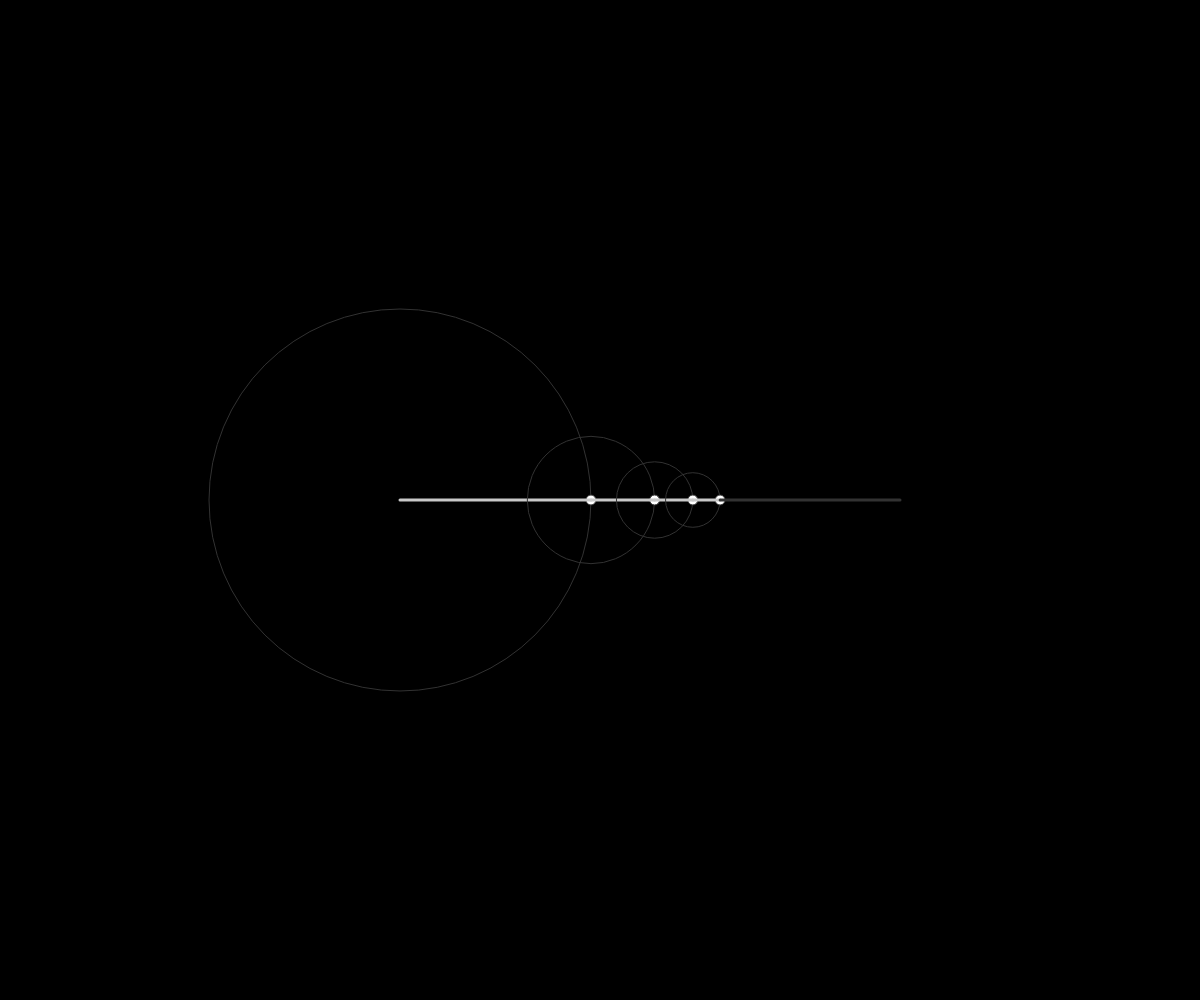
Frame 1 (no input)
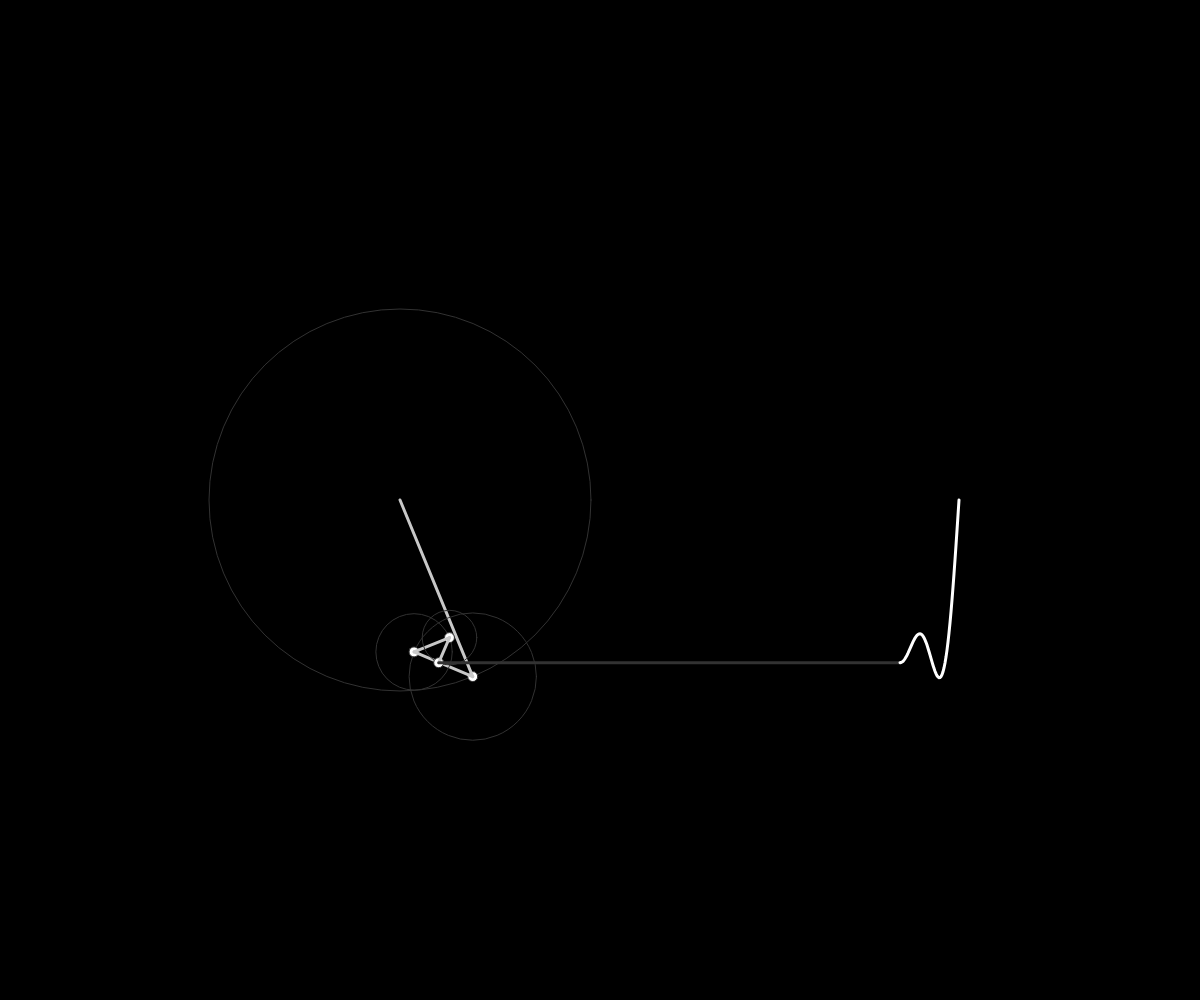
Frame 60 (no input)
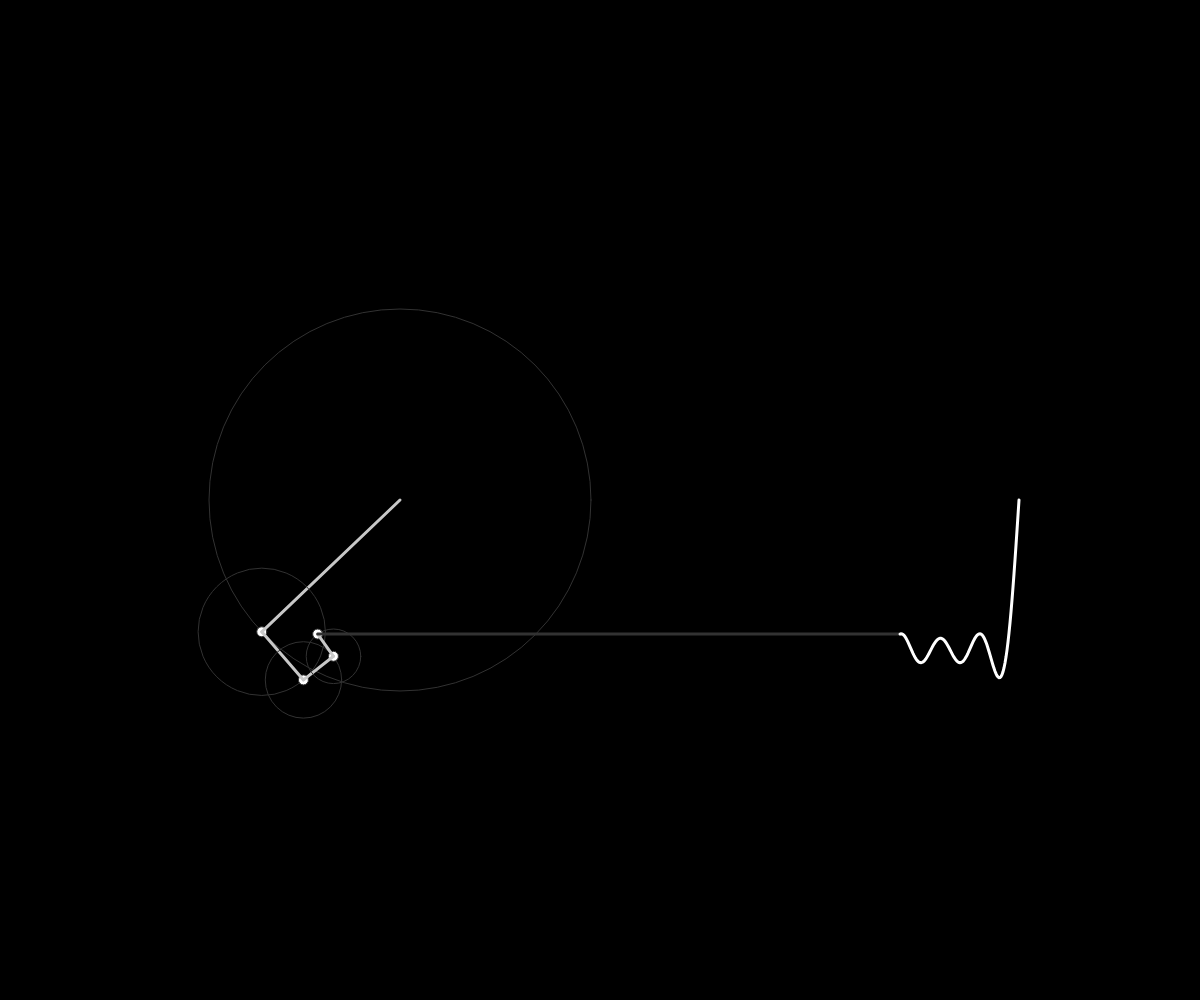
Frame 120 (the mouse pressed at the canvas centre since frame 60)

The p5.js sketch that drew these frames (run headless with seeded random() and noise() and a simulated clock; from frame 60 on, the mouse is pressed at the canvas centre):

// p5.js sketch
// ── sketch.js
/* Shifmann */
let time = 0;
let wave = [];
let path = [];

function setup() {
  createCanvas(window.innerWidth, window.innerHeight);
  frameRate(100);
}

function draw() {
  background(0);
  translate(400, window.innerHeight / 2);
  let x = 0;
  let y = 0;
  for (let i = 0; i < 4; i++) {
    let prevx = x;
    let prevy = y;
    let n = i * 2 + 1;
    let radius = 150 * (4 / (n * PI));
    x += radius * cos(n * time);
    y += radius * sin(n * time);
    strokeWeight(1);
    stroke(50);
    noFill();
    ellipse(prevx, prevy, radius * 2);
    fill(255);
    ellipse(x, y, 10);
    stroke(200);
    strokeWeight(3);
    line(prevx, prevy, x, y);
  }
  wave.unshift(y);
  translate(500, 0);
  stroke(50);
  strokeWeight(3);
  line(x - 500, y, 0, wave[0]);
  stroke(255);
  noFill();
  beginShape();
  for (let i = 0; i < wave.length; i++) {
    vertex(i, wave[i]);
  }
  endShape();
  time += 0.02;
  if (wave.length > 1000) {
    wave.pop();
  }
}
